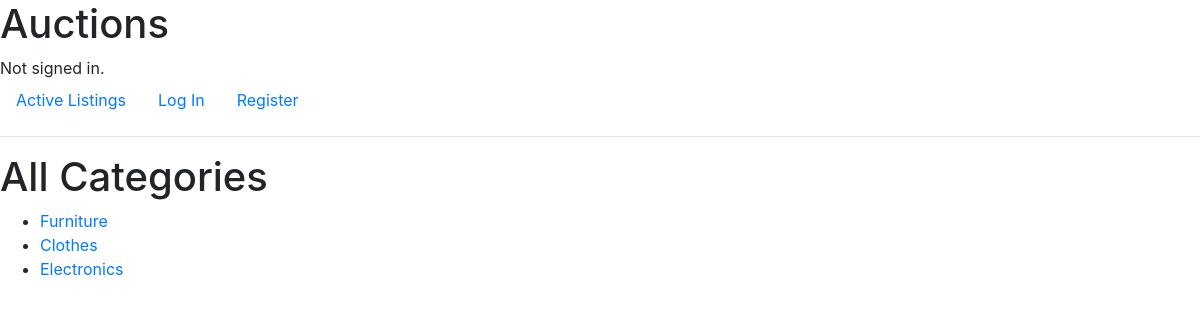
The page /categories on the database its author committed.
### auctions/models.py (models this page shows)
class Category(models.Model):
	category = models.CharField(max_length=100)
	class Meta:
		verbose_name_plural = 'categories'
	def __str__(self):
		return f"{self.category}"

### auctions/views.py (the view)
# urls.py: path('categories', views.categories, name='categories'),
def categories(request):
	categories = Category.objects.all()
	context = {'categories':categories}
	return render(request, 'auctions/categories.html', context )

### auctions/templates/auctions/categories.html
{% extends "auctions/layout.html" %}
{% block body %}
	<h1>All Categories </h1>
	<div>
		<ul>
		{% if categories %}
			{% for category in categories %}
				<li>
					<a href="{% url 'listing' category.id %}">{{category}}</a>
				</li>
			{% endfor %}
		{% else %}
		<li>No active listings yet.</li>
		{% endif %}
	</ul>
	</div>
{% endblock %}

### rows shown on the page
Category: category "Furniture"
Category: category "Clothes"
Category: category "Electronics"
